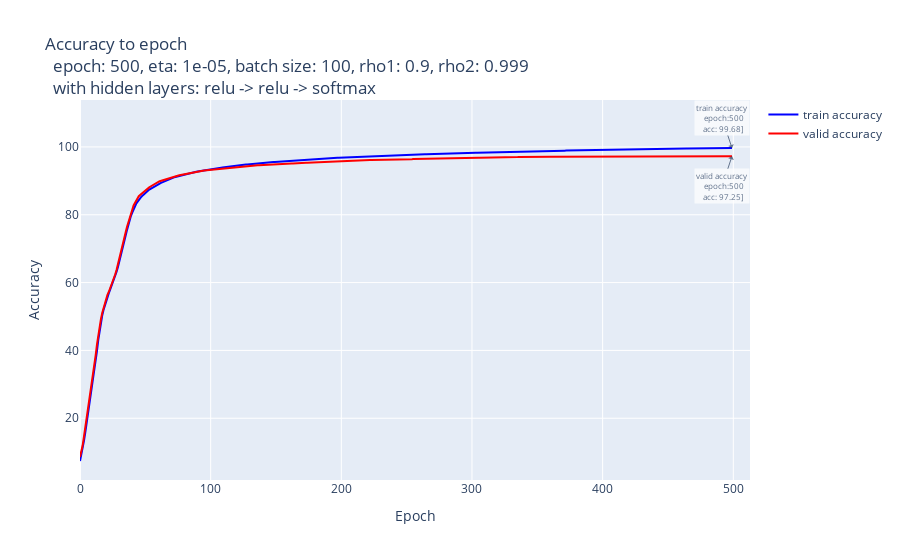

Notebook cell for this chart:
### Code cell
# graph of accuracys
fig = util.draw_accuracys_with_validation(
    ls_accuracy_train, ls_accuracy_valid, hidden_layers, hyperparams
)
fig.show()

### Figure 1 — Plotly figure (JSON) as saved in the notebook; plotly's stock layout.template omitted (floating-point values rounded to 4 significant figures; data arrays with more than 128 entries replaced by an {"elided": "..."} marker saying what was removed)
{"data": [{"line": {"color": "blue", "width": 2}, "mode": "lines", "name": "train accuracy", "type": "scatter", "x": {"elided": "500 int values"}, "y": {"elided": "500 float values"}}, {"line": {"color": "red", "width": 2}, "mode": "lines", "name": "valid accuracy", "type": "scatter", "x": {"elided": "500 int values"}, "y": {"elided": "500 float values"}}], "layout": {"annotations": [{"align": "center", "arrowhead": 1, "bgcolor": "#ffffff", "font": {"size": 8}, "opacity": 0.7, "showarrow": true, "text": "train accuracy<br>  epoch:500<br>  acc: 99.68]", "x": 499, "xref": "x", "y": 99.68, "yref": "y"}, {"align": "center", "arrowhead": 1, "ay": 30, "bgcolor": "#ffffff", "font": {"size": 8}, "opacity": 0.7, "showarrow": true, "text": "valid accuracy<br>  epoch:500<br>  acc: 97.25]", "x": 499, "xref": "x", "y": 97.25, "yref": "y"}], "hovermode": "x unified", "title": {"text": "Accuracy to epoch <br>  epoch: 500, eta: 1e-05, batch size: 100, rho1: 0.9, rho2: 0.999 <br>  with hidden layers: relu -> relu -> softmax"}, "xaxis": {"title": {"text": "Epoch"}}, "yaxis": {"title": {"text": "Accuracy"}}}}
